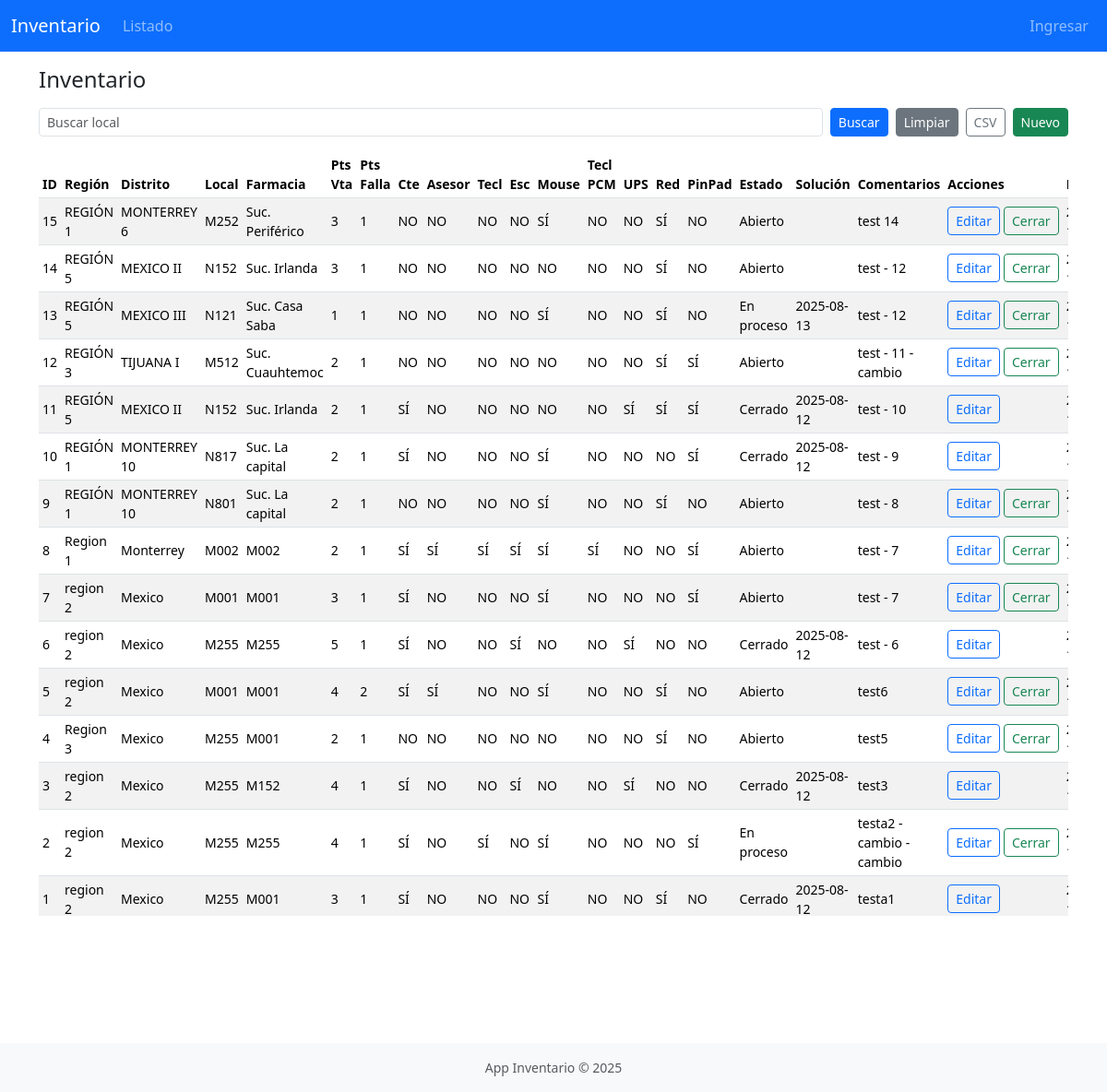
Page /inventario on the committed database.
### inventario/models.py (models this page shows, shortened)
class Inventario(db.Model):
    id = db.Column(db.Integer, primary_key=True)
    region = db.Column(db.String(80))
    distrito = db.Column(db.String(120))
    local = db.Column(db.String(120), index=True)
    farmacia = db.Column(db.String(120))
    puntos_venta = db.Column(db.Integer)
    puntos_falla = db.Column(db.Integer)
    monitor_cliente = db.Column(db.String(5))
    monitor_asesor = db.Column(db.String(5))
    teclado = db.Column(db.String(5))
    escaner = db.Column(db.String(5))
    mouse_pcm = db.Column(db.String(5))
    teclado_pcm = db.Column(db.String(5))
    ups = db.Column(db.String(5))
    red_lenta = db.Column(db.String(5))
    pinpad = db.Column(db.String(5))
    estado_reporte = db.Column(db.String(30))
    fecha_solucion = db.Column(db.Date)
    comentarios = db.Column(db.Text)
    fecha_registro = db.Column(db.DateTime, default=datetime.utcnow)

### inventario/routes.py (the view)
@web_bp.route('/inventario', methods=['GET','POST'])
def inventario_listar():
    form = SearchForm()
    page = request.args.get('page', 1, type=int)
    query = Inventario.query
    filtro_local = ''
    if form.validate_on_submit():
        filtro_local = form.search.data or ''
    else:
        filtro_local = request.args.get('search','')
    if filtro_local:
        query = query.filter(Inventario.local.ilike(f"%{filtro_local}%"))
    paginated = query.order_by(Inventario.fecha_registro.desc()).paginate(page=page, per_page=20)
    return render_template('inventario_list.html', form=form, inventario=paginated.items,
                           prev_page=paginated.prev_num if paginated.has_prev else None,
                           next_page=paginated.next_num if paginated.has_next else None,
                           filtro_local=filtro_local)

### inventario/forms.py
class SearchForm(FlaskForm):
    search = StringField('Buscar')
    submit = SubmitField('Buscar')

### inventario/templates/inventario_list.html (shortened to what this page needs)
{% extends 'base.html' %}
{% block content %}
<h2 class="h4 mb-3">Inventario</h2>
<form class="row g-2 mb-3" method="POST" action="{{ url_for('web.inventario_listar') }}">
  <div class="col-auto flex-grow-1">{{ form.search(class='form-control form-control-sm', placeholder='Buscar local', value=filtro_local) }}</div>
  <div class="col-auto"><button class="btn btn-primary btn-sm" type="submit">Buscar</button></div>
  <div class="col-auto"><a class="btn btn-secondary btn-sm" href="{{ url_for('web.inventario_listar') }}">Limpiar</a></div>
  <div class="col-auto"><a class="btn btn-outline-secondary btn-sm" href="{{ url_for('web.inventario_csv') }}">CSV</a></div>
  <div class="col-auto"><a class="btn btn-success btn-sm" href="{{ url_for('web.inventario_nuevo') }}">Nuevo</a></div>
</form>
{% if inventario %}
<div class="table-responsive">
  <table class="table table-sm table-striped align-middle small">
    <thead><tr>
      <th>ID</th><th>Región</th><th>Distrito</th><th>Local</th><th>Farmacia</th><th>Pts Vta</th><th>Pts Falla</th><th>Cte</th><th>Asesor</th><th>Tecl</th><th>Esc</th><th>Mouse</th><th>Tecl PCM</th><th>UPS</th><th>Red</th><th>PinPad</th><th>Estado</th><th>Solución</th><th>Comentarios</th><th>Acciones</th><th>Registro</th>
    </tr></thead>
    <tbody>
      {% for item in inventario %}
      <tr>
        <td>{{ item.id }}</td>
        <td>{{ item.region }}</td>
        <td>{{ item.distrito }}</td>
        <td>{{ item.local }}</td>
        <td>{{ item.farmacia }}</td>
        <td>{{ item.puntos_venta }}</td>
        <td>{{ item.puntos_falla }}</td>
        <td>{{ item.monitor_cliente }}</td>
        <td>{{ item.monitor_asesor }}</td>
        <td>{{ item.teclado }}</td>
        <td>{{ item.escaner }}</td>
        <td>{{ item.mouse_pcm }}</td>
        <td>{{ item.teclado_pcm }}</td>
        <td>{{ item.ups }}</td>
        <td>{{ item.red_lenta }}</td>
        <td>{{ item.pinpad }}</td>
        <td>{{ item.estado_reporte }}</td>
        <td>{{ item.fecha_solucion.strftime('%Y-%m-%d') if item.fecha_solucion else '' }}</td>
        <td style="max-width:200px">{{ item.comentarios }}</td>
        <td>
          <div class="d-flex gap-1">
            <a class="btn btn-outline-primary btn-sm" href="{{ url_for('web.inventario_editar', item_id=item.id) }}">Editar</a>
            {% if item.estado_reporte != 'Cerrado' %}
            <form method="POST" action="{{ url_for('web.inventario_cerrar', item_id=item.id) }}">
              <button class="btn btn-outline-success btn-sm">Cerrar</button>
            </form>
            {% endif %}
          </div>
        </td>
        <td>{{ item.fecha_registro.strftime('%Y-%m-%d %H:%M') if item.fecha_registro else '' }}</td>
      </tr>
      {% endfor %}
    </tbody>
  </table>
</div>
<div class="d-flex justify-content-between py-2">
</div>
{% else %}
<div class="alert alert-info">Sin registros.</div>
{% endif %}
{% endblock %}

### inventario/static/css/styles.css (style rules this page uses)
body { -webkit-font-smoothing: antialiased; }
.table-responsive { max-height:70vh; }

### rows in the picture
Inventario: id "15", region "REGIÓN 1", distrito "MONTERREY 6", local "M252", farmacia "Suc. Periférico", puntos_venta "3", puntos_falla "1", monitor_cliente "NO", monitor_asesor "NO", teclado "NO", escaner "NO", mouse_pcm "SÍ", teclado_pcm "NO", ups "NO", red_lenta "SÍ", pinpad "NO", estado_reporte "Abierto", comentarios "test 14"
Inventario: id "14", region "REGIÓN 5", distrito "MEXICO II", local "N152", farmacia "Suc. Irlanda", puntos_venta "3", puntos_falla "1", monitor_cliente "NO", monitor_asesor "NO", teclado "NO", escaner "NO", mouse_pcm "NO", teclado_pcm "NO", ups "NO", red_lenta "SÍ", pinpad "NO", estado_reporte "Abierto", comentarios "test - 12"
Inventario: id "13", region "REGIÓN 5", distrito "MEXICO III", local "N121", farmacia "Suc. Casa Saba", puntos_venta "1", puntos_falla "1", monitor_cliente "NO", monitor_asesor "NO", teclado "NO", escaner "NO", mouse_pcm "SÍ", teclado_pcm "NO", ups "NO", red_lenta "SÍ", pinpad "NO", estado_reporte "En proceso", fecha_solucion "2025-08-13", comentarios "test - 12"
Inventario: id "12", region "REGIÓN 3", distrito "TIJUANA I", local "M512", farmacia "Suc. Cuauhtemoc", puntos_venta "2", puntos_falla "1", monitor_cliente "NO", monitor_asesor "NO", teclado "NO", escaner "NO", mouse_pcm "NO", teclado_pcm "NO", ups "NO", red_lenta "SÍ", pinpad "SÍ", estado_reporte "Abierto", comentarios "test - 11 - cambio"
Inventario: id "11", region "REGIÓN 5", distrito "MEXICO II", local "N152", farmacia "Suc. Irlanda", puntos_venta "2", puntos_falla "1", monitor_cliente "SÍ", monitor_asesor "NO", teclado "NO", escaner "NO", mouse_pcm "NO", teclado_pcm "NO", ups "SÍ", red_lenta "SÍ", pinpad "SÍ", estado_reporte "Cerrado", fecha_solucion "2025-08-12", comentarios "test - 10"
Inventario: id "10", region "REGIÓN 1", distrito "MONTERREY 10", local "N817", farmacia "Suc. La capital", puntos_venta "2", puntos_falla "1", monitor_cliente "SÍ", monitor_asesor "NO", teclado "NO", escaner "NO", mouse_pcm "SÍ", teclado_pcm "NO", ups "NO", red_lenta "NO", pinpad "SÍ", estado_reporte "Cerrado", fecha_solucion "2025-08-12", comentarios "test - 9"
Inventario: id "9", region "REGIÓN 1", distrito "MONTERREY 10", local "N801", farmacia "Suc. La capital", puntos_venta "2", puntos_falla "1", monitor_cliente "NO", monitor_asesor "NO", teclado "NO", escaner "NO", mouse_pcm "SÍ", teclado_pcm "NO", ups "NO", red_lenta "SÍ", pinpad "NO", estado_reporte "Abierto", comentarios "test - 8"
Inventario: id "8", region "Region 1", distrito "Monterrey", local "M002", farmacia "M002", puntos_venta "2", puntos_falla "1", monitor_cliente "SÍ", monitor_asesor "SÍ", teclado "SÍ", escaner "SÍ", mouse_pcm "SÍ", teclado_pcm "SÍ", ups "NO", red_lenta "NO", pinpad "SÍ", estado_reporte "Abierto", comentarios "test - 7"
Inventario: id "7", region "region 2", distrito "Mexico", local "M001", farmacia "M001", puntos_venta "3", puntos_falla "1", monitor_cliente "SÍ", monitor_asesor "NO", teclado "NO", escaner "NO", mouse_pcm "SÍ", teclado_pcm "NO", ups "NO", red_lenta "NO", pinpad "SÍ", estado_reporte "Abierto", comentarios "test - 7"
Inventario: id "6", region "region 2", distrito "Mexico", local "M255", farmacia "M255", puntos_venta "5", puntos_falla "1", monitor_cliente "SÍ", monitor_asesor "NO", teclado "NO", escaner "SÍ", mouse_pcm "NO", teclado_pcm "NO", ups "SÍ", red_lenta "NO", pinpad "NO", estado_reporte "Cerrado", fecha_solucion "2025-08-12", comentarios "test - 6"
Inventario: id "5", region "region 2", distrito "Mexico", local "M001", farmacia "M001", puntos_venta "4", puntos_falla "2", monitor_cliente "SÍ", monitor_asesor "SÍ", teclado "NO", escaner "NO", mouse_pcm "SÍ", teclado_pcm "NO", ups "NO", red_lenta "SÍ", pinpad "NO", estado_reporte "Abierto", comentarios "test6"
Inventario: id "4", region "Region 3", distrito "Mexico", local "M255", farmacia "M001", puntos_venta "2", puntos_falla "1", monitor_cliente "NO", monitor_asesor "NO", teclado "NO", escaner "NO", mouse_pcm "NO", teclado_pcm "NO", ups "NO", red_lenta "SÍ", pinpad "NO", estado_reporte "Abierto", comentarios "test5"
Inventario: id "3", region "region 2", distrito "Mexico", local "M255", farmacia "M152", puntos_venta "4", puntos_falla "1", monitor_cliente "SÍ", monitor_asesor "NO", teclado "NO", escaner "SÍ", mouse_pcm "NO", teclado_pcm "NO", ups "SÍ", red_lenta "NO", pinpad "NO", estado_reporte "Cerrado", fecha_solucion "2025-08-12", comentarios "test3"
Inventario: id "2", region "region 2", distrito "Mexico", local "M255", farmacia "M255", puntos_venta "4", puntos_falla "1", monitor_cliente "SÍ", monitor_asesor "NO", teclado "SÍ", escaner "NO", mouse_pcm "SÍ", teclado_pcm "NO", ups "NO", red_lenta "NO", pinpad "SÍ", estado_reporte "En proceso", comentarios "testa2 - cambio - cambio"
Inventario: id "1", region "region 2", distrito "Mexico", local "M255", farmacia "M001", puntos_venta "3", puntos_falla "1", monitor_cliente "SÍ", monitor_asesor "NO", teclado "NO", escaner "NO", mouse_pcm "SÍ", teclado_pcm "NO", ups "NO", red_lenta "SÍ", pinpad "NO", estado_reporte "Cerrado", fecha_solucion "2025-08-12", comentarios "testa1"
